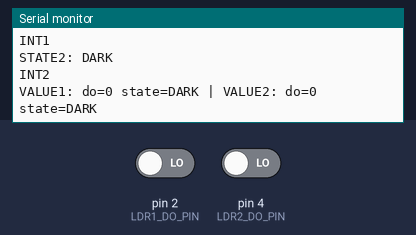
Bench run of a sketch on a simulated Arduino Uno, built with avr-gcc and run on an emulated ATmega328P. Parts: the last lines printed to the serial monitor. The test bench sets the inputs (shaded band); at power-on: pin 2 (LDR1_DO_PIN) LOW, pin 4 (LDR2_DO_PIN) LOW.

Above: at 1.2 s.
1.3 s: pin 2 (LDR1_DO_PIN) driven HIGH
At 2.6 s:
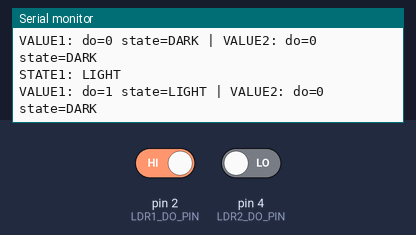
3.5 s: pin 4 (LDR2_DO_PIN) driven HIGH
At 4.8 s:
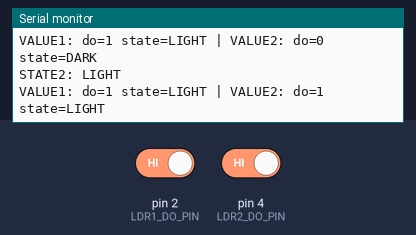
6.5 s: pin 2 (LDR1_DO_PIN) driven LOW
At 7.7 s:
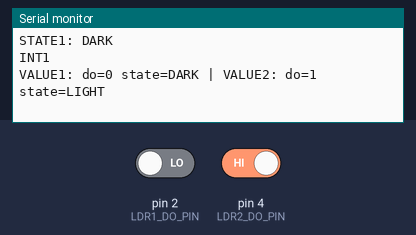

Measured:
- after the input at 1.3 s, the serial monitor: prints a new line after 0.08 s (image 1)
- after the input at 3.5 s, the serial monitor: prints a new line after 0.09 s (image 2)
- after the input at 6.5 s, the serial monitor: prints a new line after 0.08 s (image 3)

The sketch:

ldr_interrupt.ino
```cpp
/*
  LDR + Laser Interrupt Detector (Módulo com potenciômetro) - Dual Sensor
  - Use a saída digital (DO) do módulo no pino 2 e pino 4
  - Gire o potenciômetro para ajustar o ponto de comutação luz/escuro
  - Envia "INT1" ou "INT2" no momento em que detecta ESCURO (feixe interrompido)
  - Loga mudanças de estado (LIGHT/DARK) e logs periódicos para ambos os sensores

  Observação: muitos módulos saem LOW no escuro e HIGH no claro.
  Se o seu for invertido, troque a lógica de 'isDark = (doValue == LOW)'.

  Serial: 9600 baud (ajuste no servidor se mudar)
*/

const int LDR1_DO_PIN = 2; // DO do módulo 1
const int LDR2_DO_PIN = 4; // DO do módulo 2

const unsigned long stableMs = 80; // tempo que o novo estado deve permanecer para validar

// Estrutura para gerenciar estado de cada sensor
struct LDRState {
  unsigned long lastIntAt;
  bool isDark;
  bool candidateDark;
  unsigned long candidateSince;
};

LDRState ldr1 = {0, false, false, 0};
LDRState ldr2 = {0, false, false, 0};

unsigned long lastStatusAt = 0; // último log periódico
const unsigned long statusIntervalMs = 1000; // log a cada 1s

void setup() {
  pinMode(LDR1_DO_PIN, INPUT);
  pinMode(LDR2_DO_PIN, INPUT);
  Serial.begin(9600);
}

// Função para processar cada sensor LDR
void processLDR(int pin, LDRState& state, int sensorNum) {
  int doValue = digitalRead(pin);
  bool readingDark = (doValue == LOW); // ajuste se seu módulo for invertido

  // Histerese temporal: só troca o estado se a leitura ficar estável por stableMs
  if (readingDark != state.candidateDark) {
    state.candidateDark = readingDark;
    state.candidateSince = millis();
  }

  if (state.candidateDark != state.isDark && (millis() - state.candidateSince) >= stableMs) {
    state.isDark = state.candidateDark;
    Serial.print("STATE");
    Serial.print(sensorNum);
    Serial.print(": ");
    Serial.println(state.isDark ? "DARK" : "LIGHT");
    if (state.isDark) {
      state.lastIntAt = millis();
      Serial.print("INT");
      Serial.println(sensorNum);
    }
  }
}

void loop() {
  // Processar ambos os sensores
  processLDR(LDR1_DO_PIN, ldr1, 1);
  processLDR(LDR2_DO_PIN, ldr2, 2);

  // Log periódico para ambos os sensores
  unsigned long nowTs = millis();
  if (nowTs - lastStatusAt >= statusIntervalMs) {
    lastStatusAt = nowTs;

    int doValue1 = digitalRead(LDR1_DO_PIN);
    int doValue2 = digitalRead(LDR2_DO_PIN);

    Serial.print("VALUE1: do=");
    Serial.print(doValue1);
    Serial.print(" state=");
    Serial.print(ldr1.isDark ? "DARK" : "LIGHT");
    Serial.print(" | VALUE2: do=");
    Serial.print(doValue2);
    Serial.print(" state=");
    Serial.println(ldr2.isDark ? "DARK" : "LIGHT");
  }

  delay(5);
}
```
